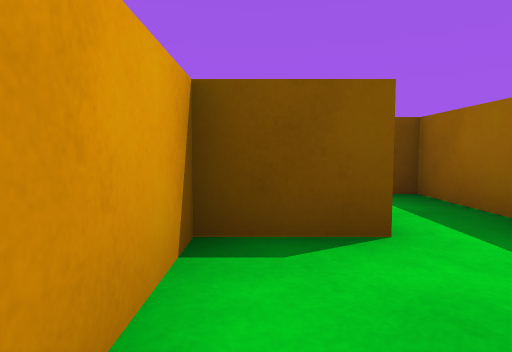
View 1 (above)

16 first-person views from a walk through a 3-D level made in the Unity game engine. The camera is 0.51 m above the floor, tilts 4° down and sees 75° across. The floor is counted in squares, 1 m on a side. Each view is taken from the middle of a square. On the plan, view 1 faces up. The plan holds only what a view shows up to about 9 squares ahead; the rest is blank. The place goes on beyond the plan. The player character is not drawn.

View 2
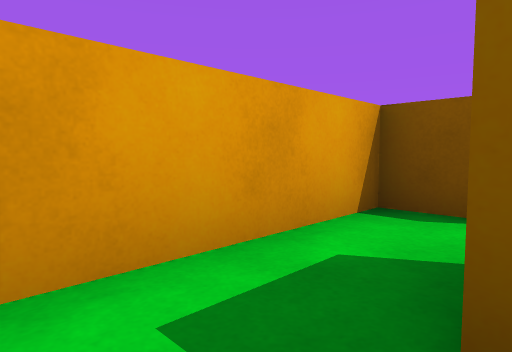

View 3
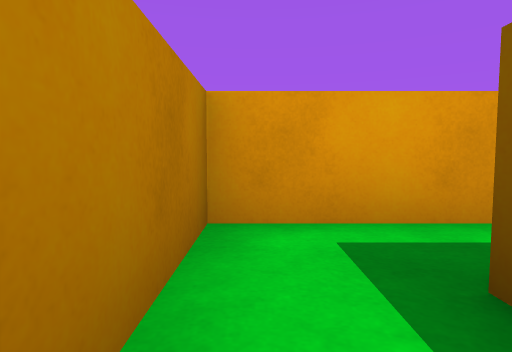

View 4
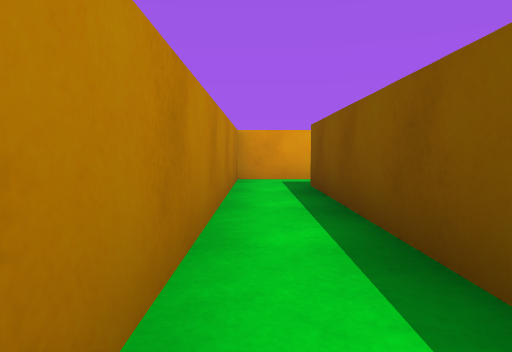

View 5
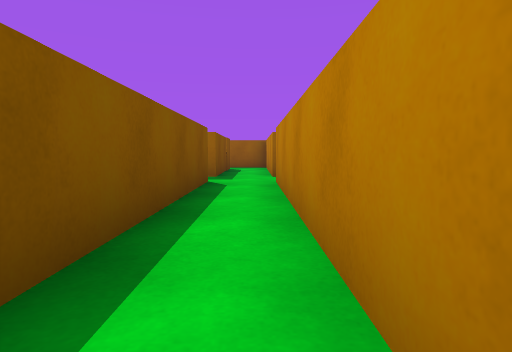

View 6
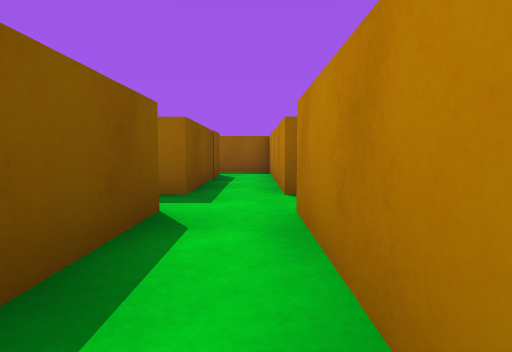

View 7
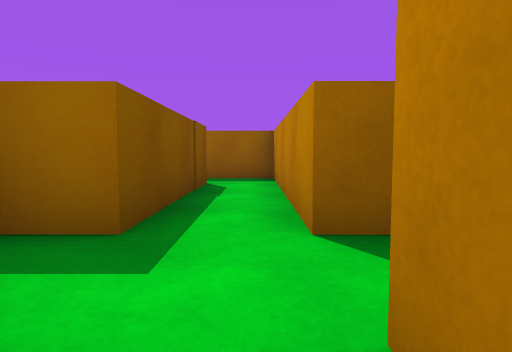

View 8
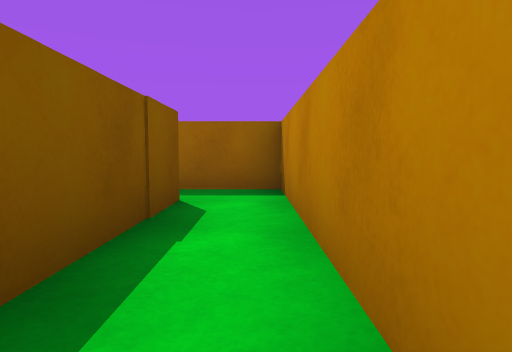

View 9
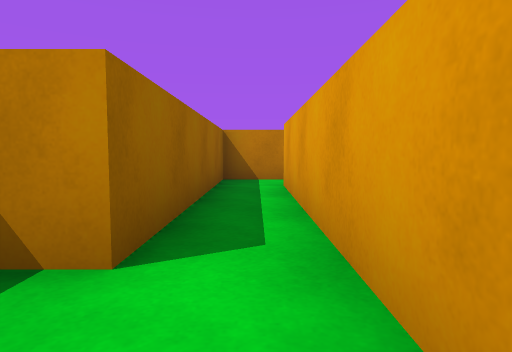

View 10
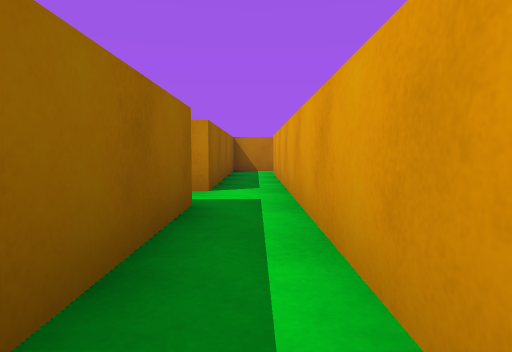

View 11
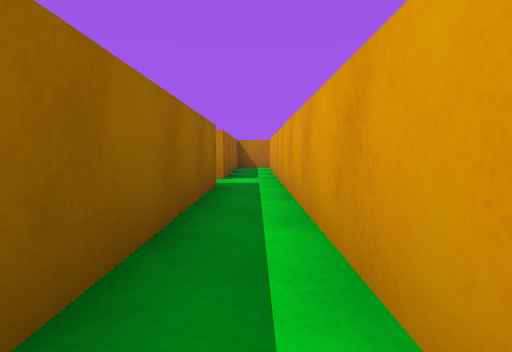

View 12
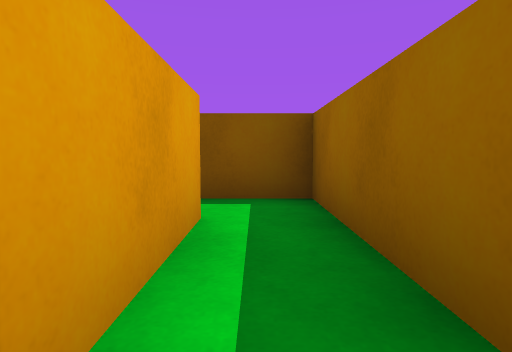

View 13
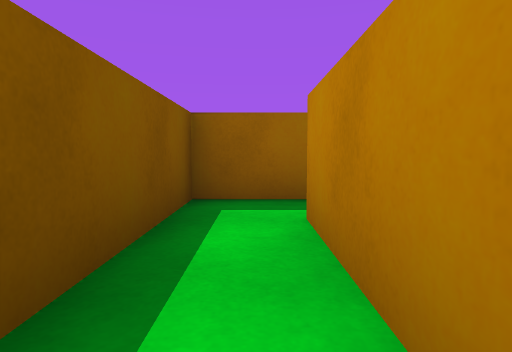

View 14
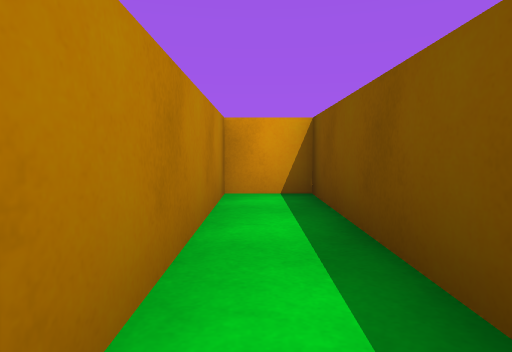

View 15
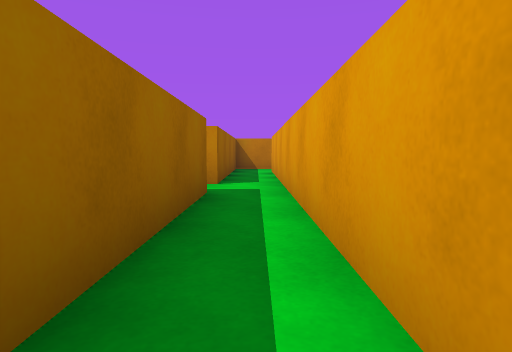

View 16
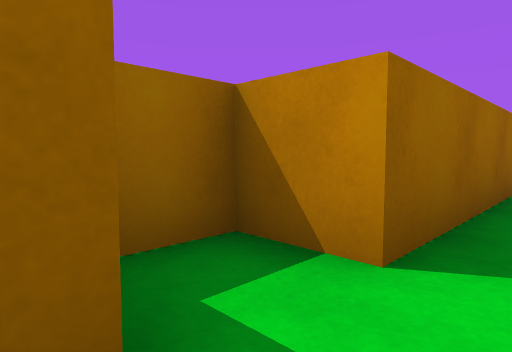

### Floor plan
Ten units are one square. View 1 is at (0, 0); x grows to the right and y downward. Boxes are objects, and circles mark ways between rooms. Rooms are numbered by the first view taken in them; rooms with no view inside come last. Other rooms are left out.
<svg viewBox="-9 -112 170 131">
<path fill="none" stroke="#000" d="M90 2 8 2M101 14 136 14M-4 -12 -4 14 89 14M136 2 101 2M146 -46 146 -95M146 -36 156 -36 156 -44M136 -96 136 -35M146 -95 146 -107 99 -107 99 -96 136 -96M136 14 146 14 146 -36M136 -35 136 2"/>
<circle cx="130" cy="10" r="3" fill="#2a7"/>
<circle cx="140" cy="-100" r="3" fill="#2a7"/>
<circle cx="140" cy="-30" r="3" fill="#2a7"/>
<text x="60" y="10">1</text>
<text x="140" y="-60">2</text>
<text x="120" y="-100">3</text>
<text x="140" y="-10">4</text>
</svg>
Room 1 opens to room 4. Room 2 opens to room 3. Room 2 opens to room 4.

Where each view was taken, in squares from view 1:
view 1: 0 up, 0 right, facing up
view 2: 1 down, 1 right, facing up-left
view 3: 1 down, 2 right, facing left
view 4: 1 down, 6 right, facing left
view 5: 1 down, 3 right, facing right
view 6: 1 down, 6 right, facing right
view 7: 1 down, 8 right, facing right
view 8: 1 down, 10 right, facing right
view 9: 5 up, 14 right, facing down
view 10: 8 up, 14 right, facing down
view 11: 10 up, 14 right, facing down
view 12: 7 up, 14 right, facing up
view 13: 10 up, 11 right, facing right
view 14: 10 up, 14 right, facing left
view 15: 9 up, 14 right, facing down
view 16: 5 up, 14 right, facing down-right
